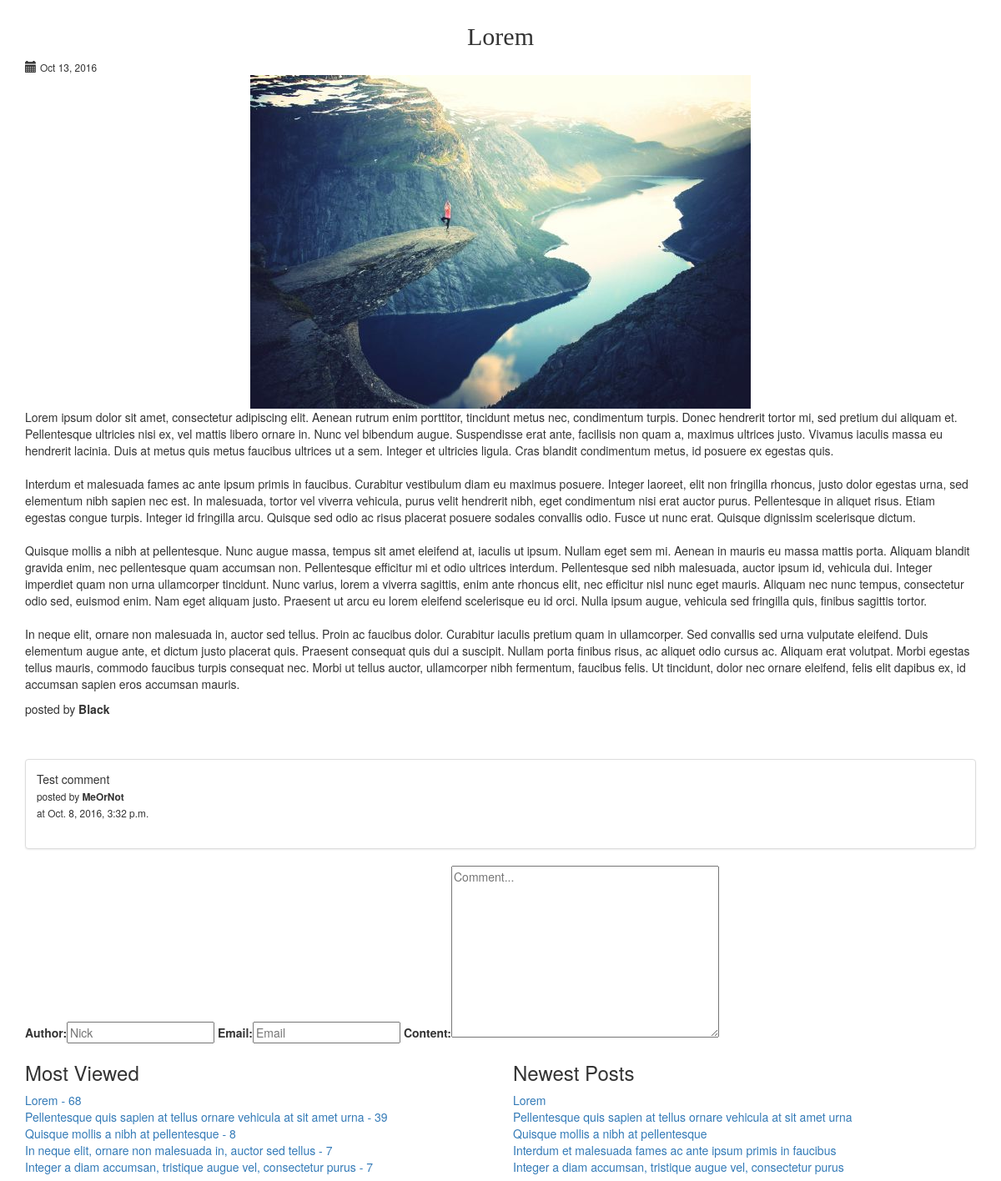
The app's page /lorem/2/ with its own data.
### blog/models.py (models this page shows, shortened)
class PostEntry(models.Model):
    id = models.AutoField(primary_key=True)
    author = models.ForeignKey(PostAuthor)
    category = models.ForeignKey(Category)
    title = models.CharField(max_length=256)
    content = models.TextField()
    height = models.IntegerField(default=400, null=True)
    width = models.IntegerField(default=750, null=True)
    image = models.ImageField(
        upload_to='post_entry/', null=True, blank=True,
        width_field="width", height_field="height",
    )
    views = models.IntegerField(default=0)
    draft = models.BooleanField(default=False)
    slug = models.SlugField(unique=True, editable=False)
    add_date = models.DateTimeField(auto_now_add=True, null=True)
    published_date = models.DateTimeField(auto_now_add=True, null=True)
    last_update_date = models.DateTimeField(auto_now_add=False, null=True)
    class Meta:
        verbose_name_plural = 'Post Entries'
    def save(self, *args, **kwargs):
        self.slug = slugify(self.title.replace(" ", "-"))
        if self.draft:
            self.published_date = datetime.datetime.now()
        elif self.draft and self.save():
            self.last_update_date = datetime.datetime.now()
        super(PostEntry, self).save(*args, **kwargs)

class PostAuthor(models.Model):
    id = models.AutoField(primary_key=True)
    name = models.CharField(max_length=128, unique=True)
    email = models.EmailField()
    description = models.TextField()
    slug = models.SlugField(unique=True, editable=False)
    class Meta:
        verbose_name_plural = 'Post Authors'
    def __str__(self):
        return self.name

### comment/models.py (models this page shows, shortened)
class Comment(models.Model):
    post_id = models.ForeignKey(PostEntry)
    id = models.AutoField(primary_key=True)
    content = models.TextField(max_length=1000)
    author = models.CharField(max_length=64)
    email = models.EmailField()
    date = models.DateTimeField(auto_now_add=True)
    approved = models.BooleanField(default=False)
    class Meta:
        verbose_name_plural = 'Comments'
        ordering = ['-date']

### blog/views.py (the view, shortened to what this page needs)
# urls.py: url(r'^(?P<slug>[\w-]+)/(?P<pk>[0-9]+)/$', PostEntryDetailView.as_view(), name='post-detail'),
class PostEntryDetailView(FormMixin, DetailView):
    model = PostEntry
    form_class = CommentForm
    template_name = 'blog/post_entry.html'
    context_object_name = 'post'
    def get_context_data(self, **kwargs):
        context = super(PostEntryDetailView, self).get_context_data(**kwargs)
        context['comment_form'] = self.get_form()
        return context
    def get(self, request, *args, **kwargs):
        self.object = self.get_object()
        post_entry = get_object_or_404(PostEntry, id=self.object.pk)
        post_entry.views += 1
        post_entry.save()
        return super(PostEntryDetailView, self).get(post_entry)
    def post(self, request, *args, **kwargs):
        self.object = self.get_object()
        comment_form = self.get_form()
        if comment_form.is_valid():
            return self.form_valid(comment_form)
        else:
            return self.form_invalid(comment_form)

### comment/forms.py
class CommentForm(forms.ModelForm):
    class Meta:
        model = Comment
        fields = [
            'author',
            'email',
            'content',
        ]
        widgets = {
            'author': forms.TextInput(attrs={'placeholder': 'Nick'}),
            'email': forms.TextInput(attrs={'placeholder': 'Email'}),
            'content': forms.Textarea(attrs={'placeholder': 'Comment...'}, ),
        }

### blog/templatetags/blog_tags.py (called while the page is built)
@register.inclusion_tag('template_tags/comments.html')
def comments_tag(pk):
    comments = Comment.objects.filter(post_id=pk)
    return {
        'comments': comments,
    }

@register.inclusion_tag('template_tags/most_viewed_posts.html')
def most_viewed_tag():
    most_viewed_posts = PostEntry.objects.all().order_by('-views')[:5]
    return {
        'most_viewed': most_viewed_posts
    }

@register.inclusion_tag('template_tags/newest_posts.html')
def newest_posts_tag():
    newest_posts = PostEntry.objects.all().order_by('-published_date')[:5]
    return {
        'newest_posts': newest_posts,
    }

### templates/blog/post_entry.html (shortened to what this page needs)
{% extends 'base.html' %}
{% load blog_tags %}
{% block body_block %}
    <div class="postBox">
        <div class="postTitle">
            <h2>{{ post.title }}</h2>
        </div>
        <div class="postDate">
            <span class="glyphicon glyphicon-calendar" aria-hidden="true"></span>
            <small> {{ post.published_date|date:"M d, Y " }}</small>
        </div>
        <div class="postContent">
            {% if post.image %}
                <img src="{{ MEDIA_URL }}{{ post.image }}" class="img-fluid" alt="Responsive image"/>
            {% endif %}
            <p>{{ post.content|linebreaksbr }}</p>
        </div>
        <div class="postFooter">
            <p>posted by <strong>{{ post.author }}</strong></p>
        </div>
        <div class="postComment">
            {% comments_tag pk=post.pk %}
            <form method="post" action="{% url 'post-detail' slug=post.slug pk=post.pk %}">
                {{ comment_form }}
            </form>
        </div>
    </div>
    {% include 'blog/side_bar.html' %}
{% endblock %}

### templates/template_tags/comments.html
{% if comments %}
    <br/>
    <br/>
    {% for comment in comments %}
        {% if comment.approved %}
            <div class="thumbnail">
                <div class="caption">
                    <div class="commentContent">
                        {{ comment.content }}
                    </div>
                    <div class="commentHeader">
                    <span class="small">
                        posted by
                        <strong>{{ comment.author }}</strong>
                        <br/>
                        at {{ comment.date }}
                    </span>
                    </div>
                    <br/>
                </div>
            </div>
        {% endif %}
    {% endfor %}
{% endif %}

### templates/template_tags/most_viewed_posts.html
<h3>Most Viewed</h3>
{% for post in most_viewed %}
    {% if post.views >= 1 %}
        <a href="{% url 'post-detail' slug=post.slug pk=post.pk %}">{{ post.title }} - {{ post.views }}</a> <br/>
    {% endif %}
{% endfor %}

### templates/template_tags/newest_posts.html
<h3>Newest Posts</h3>
{% for post in newest_posts %}
    <a href={% url 'post-detail' slug=post.slug pk=post.pk %}>{{ post.title }}</a><br/>
{% endfor %}

### public/static/css/styles.css (style rules this page uses)
body { font-family: lato-regular; padding: 0.5em; }
h1, h2, h3 { font-family: lato-heavy-italic; }
.postTitle { font-family: lato-heavy-italic; text-align: center; }
.postContent > img { margin: auto; display: block; }

### records on screen
PostEntry: title "Lorem", published_date "Oct 13, 2016", image (picture), content "Lorem ipsum dolor sit amet, consectetur adipiscing elit. Aenean rutrum enim porttitor, tincidunt metus nec, condimentum turpis. Donec hendrerit tortor mi, sed pretium dui aliquam et. Pellentesque ultricies nisi ex, vel mattis libero ornare in. Nunc vel bibendum augue. Suspendisse erat ante, facilisis non quam a, maximus ultrices justo. Vivamus iaculis massa eu hendrerit lacinia. Duis at metus quis metus faucibus ultrices ut a sem. Integer et ultricies ligula. Cras blandit condimentum metus, id posuere ex egestas quis. Interdum et malesuada fames ac ante ipsum primis in faucibus. Curabitur vestibulum diam eu maximus posuere. Integer laoreet, elit non fringilla rhoncus, justo dolor egestas…", author "Black", views "68"
Comment: content "Test comment", author "MeOrNot", date "Oct. 8, 2016, 3:32 p.m."
PostEntry: title "Pellentesque quis sapien at tellus ornare vehicula at sit amet urna", views "39"
PostEntry: title "Quisque mollis a nibh at pellentesque", views "8"
PostEntry: title "In neque elit, ornare non malesuada in, auctor sed tellus", views "7"
PostEntry: title "Integer a diam accumsan, tristique augue vel, consectetur purus", views "7"
PostEntry: title "Interdum et malesuada fames ac ante ipsum primis in faucibus"
